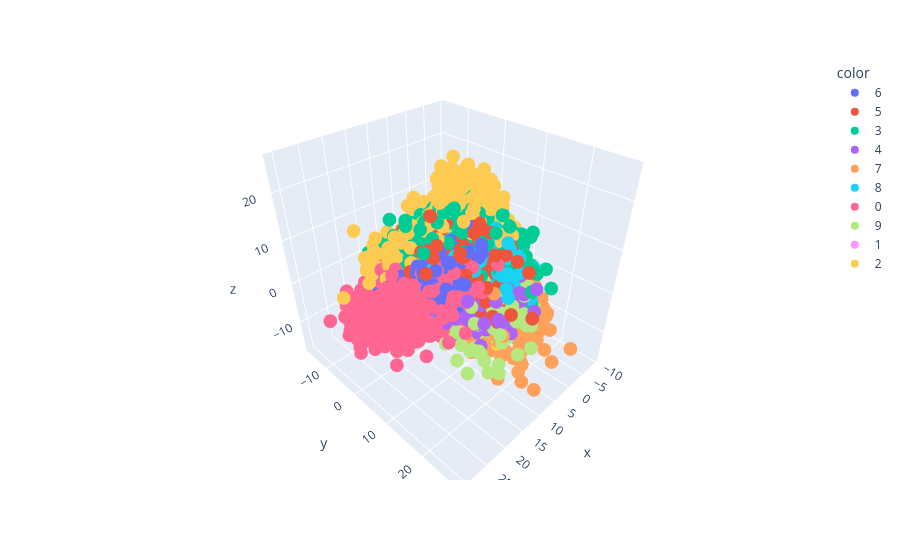

Here is the notebook cell this chart was saved with:
### Code cell
import pandas as pd
import numpy as np
import matplotlib.pyplot as plt
import seaborn as sns
from sklearn.model_selection import train_test_split
from sklearn.neighbors import KNeighborsClassifier
from sklearn.preprocessing import StandardScaler
from sklearn.decomposition import PCA
import plotly.express as px
import time

# 1. Load dataset
df = pd.read_csv("image.csv")
print("Dataset shape:", df.shape)
print(df.head())

# Visualize one sample
plt.imshow(df.iloc[13051, 1:].values.reshape(28, 28), cmap="gray")
plt.show()

# 2. Split features and labels
X = df.iloc[:, 1:]
y = df.iloc[:, 0]

X_train, X_test, y_train, y_test = train_test_split(
    X, y, test_size=0.2, random_state=42
)

# 3. KNN on raw data
knn = KNeighborsClassifier()
start = time.time()
knn.fit(X_train, y_train)
print("Raw accuracy:", knn.score(X_test, y_test))
print("Time taken:", time.time() - start)

# 4. Scale data
scaler = StandardScaler()
X_train_scaled = scaler.fit_transform(X_train)
X_test_scaled = scaler.transform(X_test)

# 5. PCA with 100 components
pca100 = PCA(n_components=100)
X_train_pca = pca100.fit_transform(X_train_scaled)
X_test_pca = pca100.transform(X_test_scaled)

knn.fit(X_train_pca, y_train)
print("PCA(100) accuracy:", knn.score(X_test_pca, y_test))

# 6. PCA with 3 components (for visualization)
pca3 = PCA(n_components=3)
X_train_3d = pca3.fit_transform(X_train_scaled)

fig = px.scatter_3d(
    x=X_train_3d[:, 0],
    y=X_train_3d[:, 1],
    z=X_train_3d[:, 2],
    color=y_train.astype(str)
)
fig.show()

# 7. Explained variance (all components)
pca_full = PCA()
pca_full.fit(X_train_scaled)
explained_var = np.cumsum(pca_full.explained_variance_ratio_)
print("Cumulative explained variance:", explained_var)

### Figure 1 — Plotly figure (JSON) as saved in the notebook; plotly's stock layout.template omitted (floating-point values rounded to 4 significant figures; data arrays with more than 128 entries replaced by an {"elided": "..."} marker saying what was removed)
{"data": [{"hovertemplate": "color=6<br>x=%{x}<br>y=%{y}<br>z=%{z}<extra></extra>", "legendgroup": "6", "marker": {"color": "#636efa", "symbol": "circle"}, "mode": "markers", "name": "6", "scene": "scene", "showlegend": true, "type": "scatter3d", "x": {"elided": "3352 float values"}, "y": {"elided": "3352 float values"}, "z": {"elided": "3352 float values"}}, {"hovertemplate": "color=5<br>x=%{x}<br>y=%{y}<br>z=%{z}<extra></extra>", "legendgroup": "5", "marker": {"color": "#EF553B", "symbol": "circle"}, "mode": "markers", "name": "5", "scene": "scene", "showlegend": true, "type": "scatter3d", "x": {"elided": "3093 float values"}, "y": {"elided": "3093 float values"}, "z": {"elided": "3093 float values"}}, {"hovertemplate": "color=3<br>x=%{x}<br>y=%{y}<br>z=%{z}<extra></extra>", "legendgroup": "3", "marker": {"color": "#00cc96", "symbol": "circle"}, "mode": "markers", "name": "3", "scene": "scene", "showlegend": true, "type": "scatter3d", "x": {"elided": "3414 float values"}, "y": {"elided": "3414 float values"}, "z": {"elided": "3414 float values"}}, {"hovertemplate": "color=4<br>x=%{x}<br>y=%{y}<br>z=%{z}<extra></extra>", "legendgroup": "4", "marker": {"color": "#ab63fa", "symbol": "circle"}, "mode": "markers", "name": "4", "scene": "scene", "showlegend": true, "type": "scatter3d", "x": {"elided": "3233 float values"}, "y": {"elided": "3233 float values"}, "z": {"elided": "3233 float values"}}, {"hovertemplate": "color=7<br>x=%{x}<br>y=%{y}<br>z=%{z}<extra></extra>", "legendgroup": "7", "marker": {"color": "#FFA15A", "symbol": "circle"}, "mode": "markers", "name": "7", "scene": "scene", "showlegend": true, "type": "scatter3d", "x": {"elided": "3508 float values"}, "y": {"elided": "3508 float values"}, "z": {"elided": "3508 float values"}}, {"hovertemplate": "color=8<br>x=%{x}<br>y=%{y}<br>z=%{z}<extra></extra>", "legendgroup": "8", "marker": {"color": "#19d3f3", "symbol": "circle"}, "mode": "markers", "name": "8", "scene": "scene", "showlegend": true, "type": "scatter3d", "x": {"elided": "3228 float values"}, "y": {"elided": "3228 float values"}, "z": {"elided": "3228 float values"}}, {"hovertemplate": "color=0<br>x=%{x}<br>y=%{y}<br>z=%{z}<extra></extra>", "legendgroup": "0", "marker": {"color": "#FF6692", "symbol": "circle"}, "mode": "markers", "name": "0", "scene": "scene", "showlegend": true, "type": "scatter3d", "x": {"elided": "3316 float values"}, "y": {"elided": "3316 float values"}, "z": {"elided": "3316 float values"}}, {"hovertemplate": "color=9<br>x=%{x}<br>y=%{y}<br>z=%{z}<extra></extra>", "legendgroup": "9", "marker": {"color": "#B6E880", "symbol": "circle"}, "mode": "markers", "name": "9", "scene": "scene", "showlegend": true, "type": "scatter3d", "x": {"elided": "3350 float values"}, "y": {"elided": "3350 float values"}, "z": {"elided": "3350 float values"}}, {"hovertemplate": "color=1<br>x=%{x}<br>y=%{y}<br>z=%{z}<extra></extra>", "legendgroup": "1", "marker": {"color": "#FF97FF", "symbol": "circle"}, "mode": "markers", "name": "1", "scene": "scene", "showlegend": true, "type": "scatter3d", "x": {"elided": "3775 float values"}, "y": {"elided": "3775 float values"}, "z": {"elided": "3775 float values"}}, {"hovertemplate": "color=2<br>x=%{x}<br>y=%{y}<br>z=%{z}<extra></extra>", "legendgroup": "2", "marker": {"color": "#FECB52", "symbol": "circle"}, "mode": "markers", "name": "2", "scene": "scene", "showlegend": true, "type": "scatter3d", "x": {"elided": "3331 float values"}, "y": {"elided": "3331 float values"}, "z": {"elided": "3331 float values"}}], "layout": {"legend": {"title": {"text": "color"}, "tracegroupgap": 0}, "margin": {"t": 60}, "scene": {"domain": {"x": [0, 1], "y": [0, 1]}, "xaxis": {"title": {"text": "x"}}, "yaxis": {"title": {"text": "y"}}, "zaxis": {"title": {"text": "z"}}}}}
